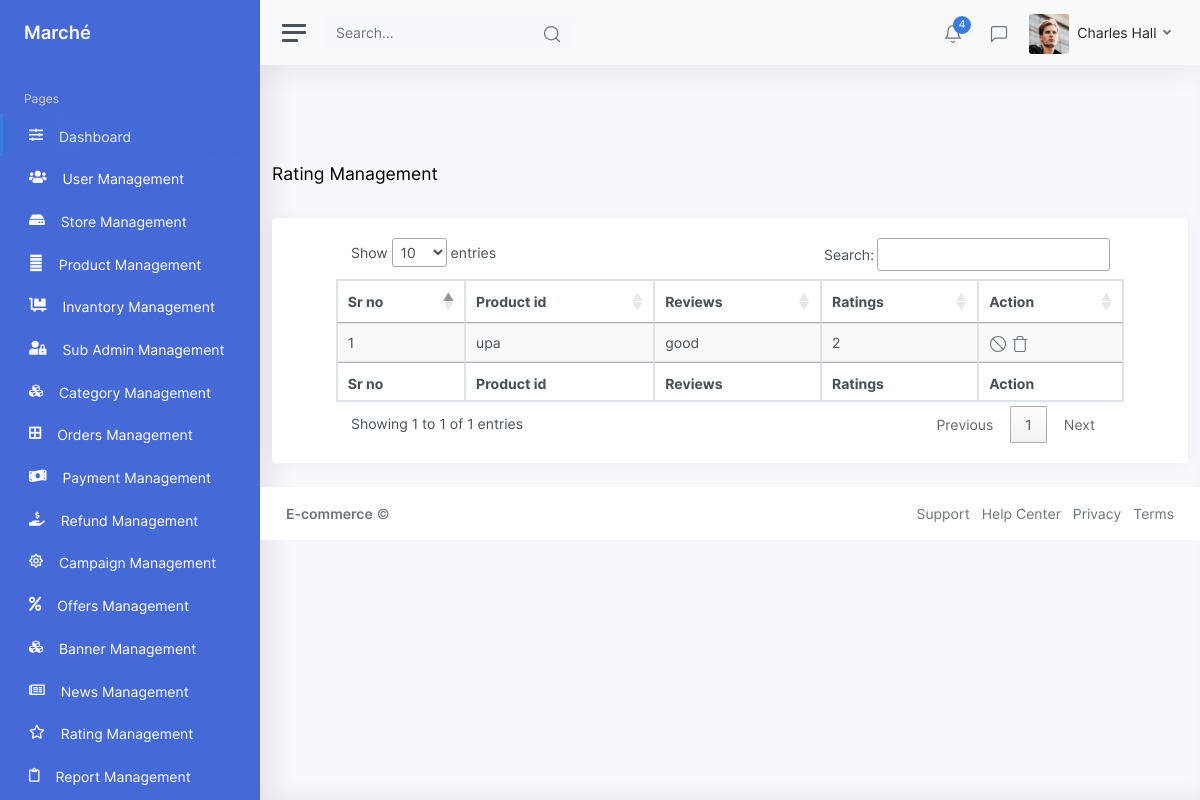
/Admin/ratingManagement, run on the app's committed database.
### tables this page shows
CREATE TABLE `rating` (
  `rating_id` int(11) NOT NULL,
  `product_name` varchar(255) NOT NULL,
  `rating_image` varchar(255) NOT NULL,
  `rating_email` varchar(255) NOT NULL,
  `rating_contact` int(255) NOT NULL,
  `rating_address` varchar(255) NOT NULL,
  `product_details` varchar(255) NOT NULL,
  `review` varchar(255) NOT NULL,
  `ratings` varchar(255) NOT NULL,
  `created_at` varchar(255) NOT NULL
);

### application/controllers/Admin.php (called while the page is built, shortened)
<?php
class Admin extends CI_Controller
{
	public function __construct()
	{
	$this->load->model('MyModel');
	$this->load->model('Common_model');
	}
	public function ratingManagement()
	{
		$records = $this->Common_model->_select('rating','*');
		$this->load->view('ListView/Rating-Management',['records'=>$records]);
	}
}

### index.php (called while the page is built, shortened)
<?php
require_once BASEPATH.'core/CodeIgniter.php';

### application/models/Common_model.php (called while the page is built, shortened)
<?php
class Common_model extends CI_Model
{
      function _select($table, $column = '*', $condition = array(), $order_by = '', $sort = 'ASC', $start = '0', $perPage = '')
    {
        $this->db->select($column, false);
        $resSQL = $this->db->get($table);
        if ($resSQL->num_rows() > 0) {
            $result = $resSQL->result_array();
            return $result;
        } else {
            return false;
        }
    }
}
?>

### application/views/ListView/Rating-Management.php (the view, shortened to what this page needs)
<?php include_once('header.php');
include_once('sidebar.php'); ?>
<br><br><br>
<div class="container">
    <div class="breadcrumb-header justify-content-between">
        <div class="my-auto">
            <div class="d-flex">
                <h4 class="content-title mb-0 my-auto">Rating Management</h4>
            </div>
        </div>
        <div class="d-flex my-xl-auto right-content">
            <div class="pr-1 mb-3 mb-xl-0">
            </div>
<br><br>
        </div>
    </div>
    <div class="card">
        <div class="card-body">
            <table id="table_id" class="table table-condensed table-striped table-hover table-striped table-bordered">
                <thead>
                    <tr>
                        <th>Sr no</th>
                        <th>Product id</th>
                        <th>Reviews</th>
                        <th>Ratings</th>
                        <th>Action</th>
                    </tr>
                </thead>
                <?php if (!empty($records)) : ?>
                    <?php $count = $this->uri->segment(3); ?>
                    <?php foreach ($records as $key => $record) : ?>
                         <?php $count++; ?>
                        <tbody>
                            <tr>
                                  <td><?php echo $count;?></td>
                                <td><?php echo @$record['product_name'] ?></td>
                                <td><?php echo $record['review'] ?></td>
                                <td><?php echo $record['ratings'] ?></td>
                                <td class="table-action">
                                    <a href="#myModalBlockUser" class="trigger-btn" data-toggle="modal"><i class="align-middle" data-feather="slash"></i></a>
                                    <a href="" class="trigger-btn" data-target="#myModal<?php echo $record['rating_id']; ?>" data-toggle="modal"><i class="align-middle" data-feather="trash"></i></a>
                                </td>
                            </tr>
                        </tbody>
                    <?php endforeach; ?>
                <?php endif; ?>
                <tfoot>
                    <tr>
                        <th>Sr no</th>
                        <th>Product id</th>
                        <th>Reviews</th>
                        <th>Ratings</th>
                        <th>Action</th>
                    </tr>
                </tfoot>
            </table>
        </div>
    </div>
</div>
<?php include_once('footer.php');  ?>

### data on the page
rating: product_name "upa", review "good", ratings "2"
